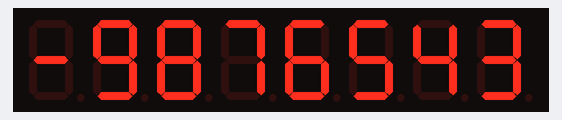
The sketch below on a simulated Arduino Uno, built with avr-gcc and run on an emulated ATmega328P. Shown: 8-digit seven-segment display.

Above: at 0.1 s.
At 2.1 s:
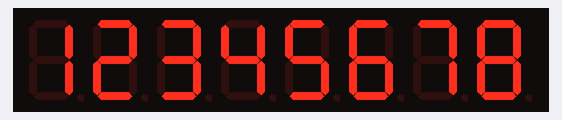

Measured:
- what the display in image 1 shows lasts 2.0 s, from 2.0 s to 4.0 s

The sketch:

seg7BilBulat.ino
```cpp
// Contoh untuk menampilkan bilangan bulat
//   positif maupun negatif

#include "LedControl.h"

const byte PIN_DIN = 2;
const byte PIN_CLK = 3;
const byte PIN_CS = 4;

LedControl lc = LedControl(PIN_DIN, PIN_CLK, PIN_CS, 1);

void setup()
{
  lc.shutdown(0,false);
  lc.setIntensity(0, 8);
  lc.clearDisplay(0);
}

void loop()
{
  tampilkanBilBulat(-9876543);
  delay(2000);

  tampilkanBilBulat(12345678);
  delay(2000);
}

void tampilkanBilBulat(long bil)
{
  if (bil <-9999999 || bil > 99999999)
    return;

  lc.clearDisplay(0);

  char teks[9];
  sprintf(teks, "%ld", bil);

  for (int pos = 0; pos < strlen(teks); pos++)
    lc.setChar(0, 7 - pos, teks[pos], false);
}
```
